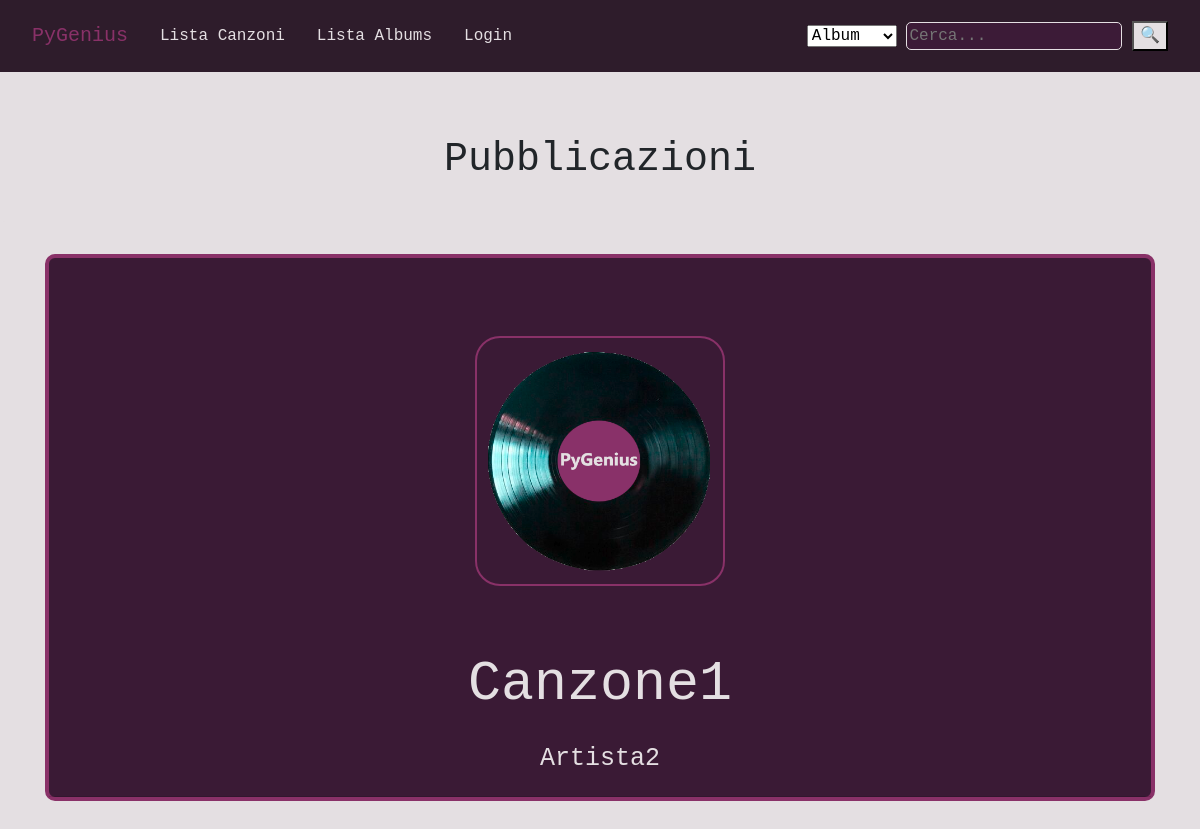
The page /gestione/listacanzoni/ on the database its author committed.
### gestione/models.py (models this page shows, shortened)
class Canzone(models.Model):
    titolo = models.CharField(max_length=200)
    durata = models.DurationField(null=False, blank=False)
    album = models.ForeignKey(Album, on_delete=models.CASCADE, related_name='canzoni',blank=True,default=None,null=True)
    autore = models.ForeignKey(User, on_delete=models.CASCADE, related_name='canzoni')
    data_pub = models.DateField(default=None)
    visite = models.IntegerField(default=0)
    testo = models.TextField(max_length=100000)
    cover = models.ImageField(upload_to='covers/',default='/imgs/missing.png', null=True,blank=True)
    file_visite = models.FilePathField(path=logs_path(),default=None)
    popolarità = models.DecimalField(max_digits=4,decimal_places=3,default=1)
    titolo_autore = models.CharField(primary_key= True, max_length=600,error_messages={'invalid':'Esiste già'})
    class Meta:
        verbose_name_plural = 'Canzoni'

### gestione/views.py (the view)
# urls.py: path('listacanzoni/', ListaCanzoni.as_view(), name='listacanzoni'),
class ListaCanzoni(ListView):
    model = Canzone
    template_name = 'gestione/listacanzoni.html'
    queryset = Canzone.objects.order_by('-popolarità')[:15]
    def get_context_data(self, *, object_list=None, **kwargs):
        context = super().get_context_data()
        context['title'] = 'Pubblicazioni'
        return context

### gestione/templates/gestione/listacanzoni.html (shortened to what this page needs)
{% extends 'base.html' %}
{% block header1 %}{{title}}{% endblock %}
{% load static %}
{% block content %}
{% for can in object_list %}
<div class="card d-flex" style="background-color:#3C1B37;border: 4px solid #893168;border-radius:10px;text-align:center">
  <h5 class="card-header" style="color:#E4DFE2;font-size:55px">
      <br>
        <img style="border: 2px solid #893168;border-radius: 25px;" src="{% static can.cover.url %}" width="250"  height="250">
            <br>
            <br>
            <center>
          <a style="color:#E4DFE2;text-align:center" href="{% url 'gestione:dettagliacanzone' can.pk %}">
              {{can.titolo|capfirst}}
              <br>
              <a class="card-body" style="color:#E4DFE2;font-size:25px" href="{% url 'gestione:listacanzoni' can.autore.pk %}">{{can.autore|capfirst}}</a>
          </a>
                </center>
  </h5>
</div>
<br>
{% endfor %}
{% endblock %}

### rows shown on the page
Canzone: cover (picture), titolo "Canzone1", autore "Artista2"

### other values the page prints
{{ title }} "Pubblicazioni"
